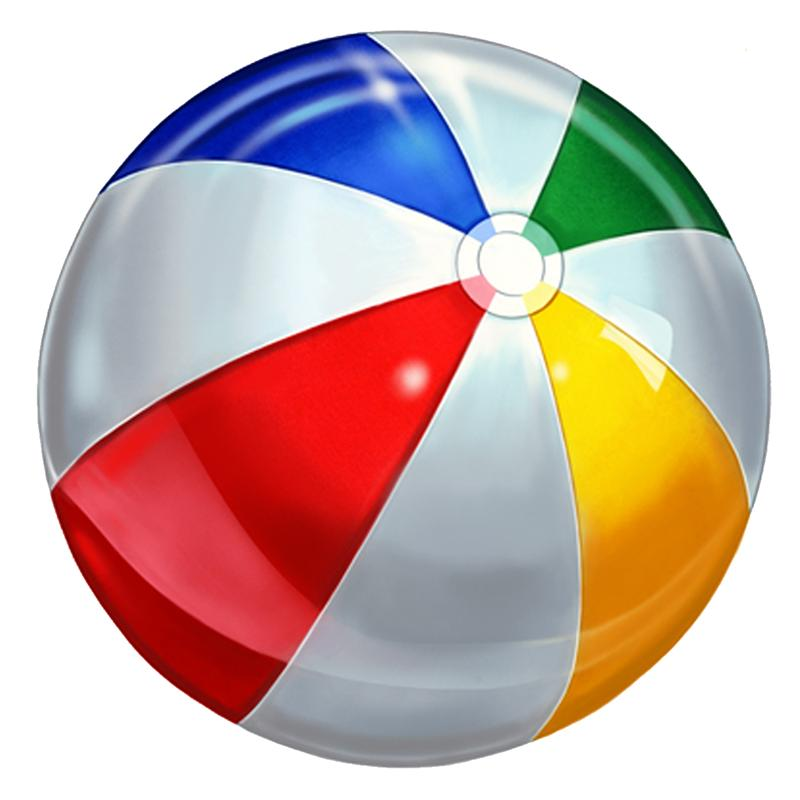
#> input picture CV_2-TRANSFORMATIONS/ball.jpg, 800 x 800 px
$ python exercise7.py
#> lines starting #> are read from the running program, lines starting #| are printed output that depends on the picture; after the words box and inside, x2 and y2 are one past the last pixel; in counts of white or black regions, pixels touching at a corner belong together
import cv2
import numpy as np


def create_beach_ball_animation():
    # Read images
    ball = cv2.imread('ball.jpg', cv2.IMREAD_UNCHANGED)
#> ball is the input picture: shape (800, 800, 3); mean B, G, R 171, 177.4, 201.9
    mask = cv2.imread('ball_mask.jpg', cv2.IMREAD_GRAYSCALE)
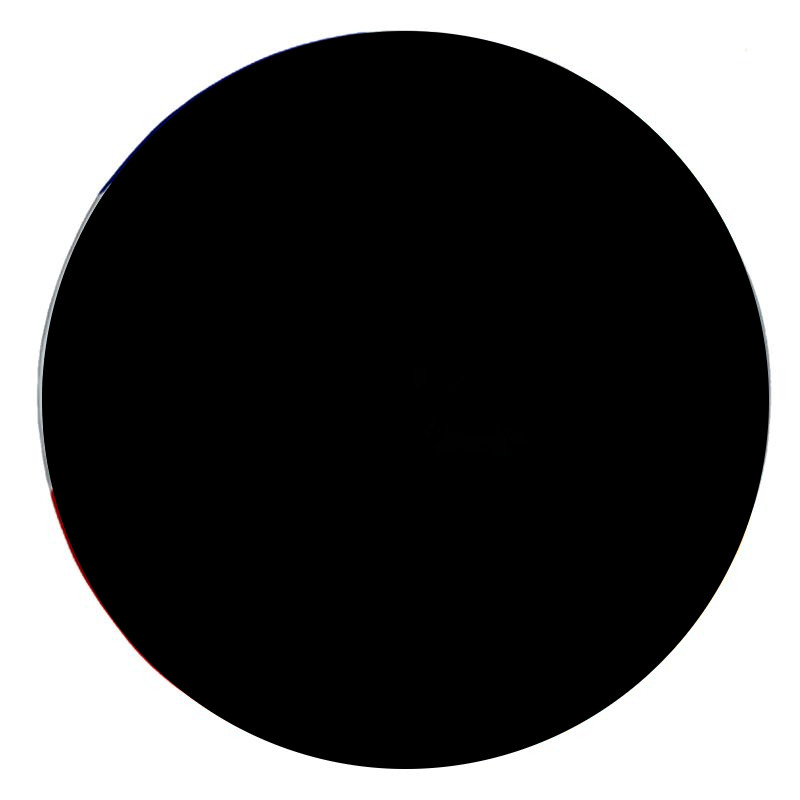
#> input picture CV_2-TRANSFORMATIONS/ball_mask.jpg, 800 x 800 px
#> mask: shape (800, 800); min 0, max 255, mean 86.3
    background = cv2.imread('beach.jpg')
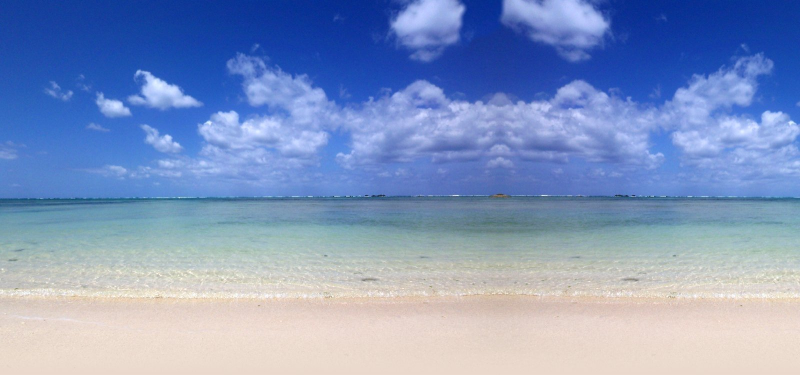
#> input picture CV_2-TRANSFORMATIONS/beach.jpg, 1600 x 749 px (shown at 1/2 size)
#> background is the input picture: shape (749, 1600, 3); mean B, G, R 192.4, 151, 130.6

    # Invert the mask
    mask = cv2.bitwise_not(mask)

    # Resize background to a standard size
    background = cv2.resize(background, (1280, 720))
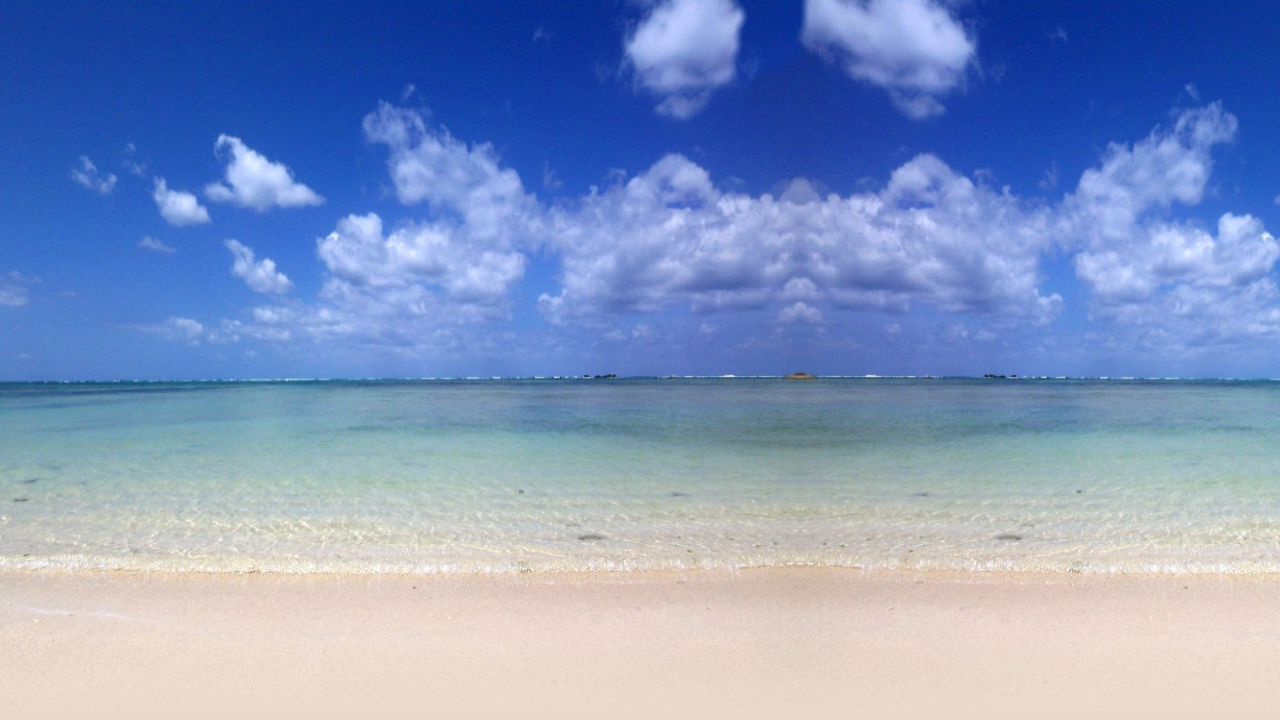
#> background: shape (720, 1280, 3); mean B, G, R 192.3, 150.9, 130.5

    # Resize ball and mask to be proportional to background
    ball_size = 80
    ball = cv2.resize(ball, (ball_size, ball_size))
#> ball: shape (80, 80, 3)
    mask = cv2.resize(mask, (ball_size, ball_size))
#> mask: shape (80, 80)

    # Get dimensions
    height, width = background.shape[:2]
#> height = 720; width = 1280

    # Create video writer
    fourcc = cv2.VideoWriter_fourcc(*'XVID')
    out = cv2.VideoWriter('transf_beach_ex7.avi', fourcc, 30.0, (width, height))

    # Animation parameters
    num_frames = 120

    # Bouncing parameters
    gravity = 0.5
    bounce_height = 200
    horizontal_speed = 8

    # Starting position
    x = width // 4
#> x = 320
    y = height - ball_size - 50  # Start near bottom of frame
#> y = 590

    # Initial vertical velocity (negative means going up)
    velocity = -20

    # Rotation angle
    angle = 0

    for frame in range(num_frames):
        # Update position
        x += horizontal_speed
        velocity += gravity
        y += velocity

        # Bounce when hitting the ground
        if y > height - ball_size - 50:  # Ground position
            y = height - ball_size - 50
            velocity = -abs(velocity * 0.7)  # Reduce bounce height by 30%

        # Update rotation
        angle += 5  # Rotate 5 degrees per frame

        # Create rotation matrix
        M = cv2.getRotationMatrix2D((ball_size // 2, ball_size // 2), angle, 1.0)

        # Rotate ball and mask
        rotated_ball = cv2.warpAffine(ball, M, (ball_size, ball_size))
        rotated_mask = cv2.warpAffine(mask, M, (ball_size, ball_size))

        # Create frame
        frame = background.copy()

        # Calculate ROI coordinates
        y1 = int(y - ball_size // 2)
        y2 = y1 + ball_size
        x1 = int(x - ball_size // 2)
        x2 = x1 + ball_size

        # Ensure coordinates are within frame bounds
        if x1 < 0: x1 = 0
        if y1 < 0: y1 = 0
        if x2 > width: x2 = width
        if y2 > height: y2 = height

        # Adjust ball and mask size if needed
        ball_roi = rotated_ball[:(y2 - y1), :(x2 - x1)]
        mask_roi = rotated_mask[:(y2 - y1), :(x2 - x1)]

        # Create ROI in the frame
        roi = frame[y1:y2, x1:x2]

        # Apply mask
        mask_roi = mask_roi > 128  # Create binary mask
        roi[mask_roi] = ball_roi[mask_roi]

        # Put ROI back into frame
        frame[y1:y2, x1:x2] = roi

        # Write frame
        out.write(frame)

        # Reset ball position if it goes off screen
        if x > width - ball_size:
            x = ball_size
#> this loop made 120 passes
#> pass 1, in create_beach_ball_animation, `rotated_ball = cv2.warpAffine(ball, M, (ball_size, ball_size))`:
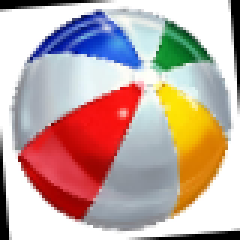
#> rotated_ball: shape (80, 80, 3) (shown 3 times larger); mean B, G, R 160.9, 167.3, 191.8
#> pass 1, in create_beach_ball_animation, `roi = frame[y1:y2, x1:x2]`:
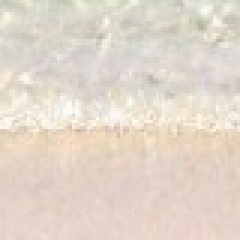
#> roi: shape (80, 80, 3) (shown 3 times larger); mean B, G, R 202.7, 215.2, 226.9
#> pass 1, in create_beach_ball_animation, `mask_roi = mask_roi > 128`:
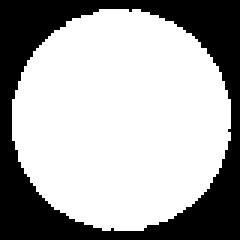
#> mask_roi: shape (80, 80) bool (shown 3 times larger); 66.3% white; 1 black region, box (x1, y1, x2, y2) and area: (0, 0, 80, 80) 2157
#> after the loop:
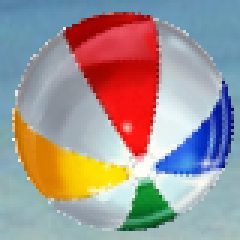
#> roi: shape (80, 80, 3) (shown 3 times larger); mean B, G, R 146.8, 147.9, 159.2
#> after the loop, angle = 600; velocity = 6; x = 152; y = 440

    # Release video writer
    out.release()


try:
    create_beach_ball_animation()
    print("Beach ball animation created successfully!")
except Exception as e:
    print(f"An error occurred: {str(e)}")
